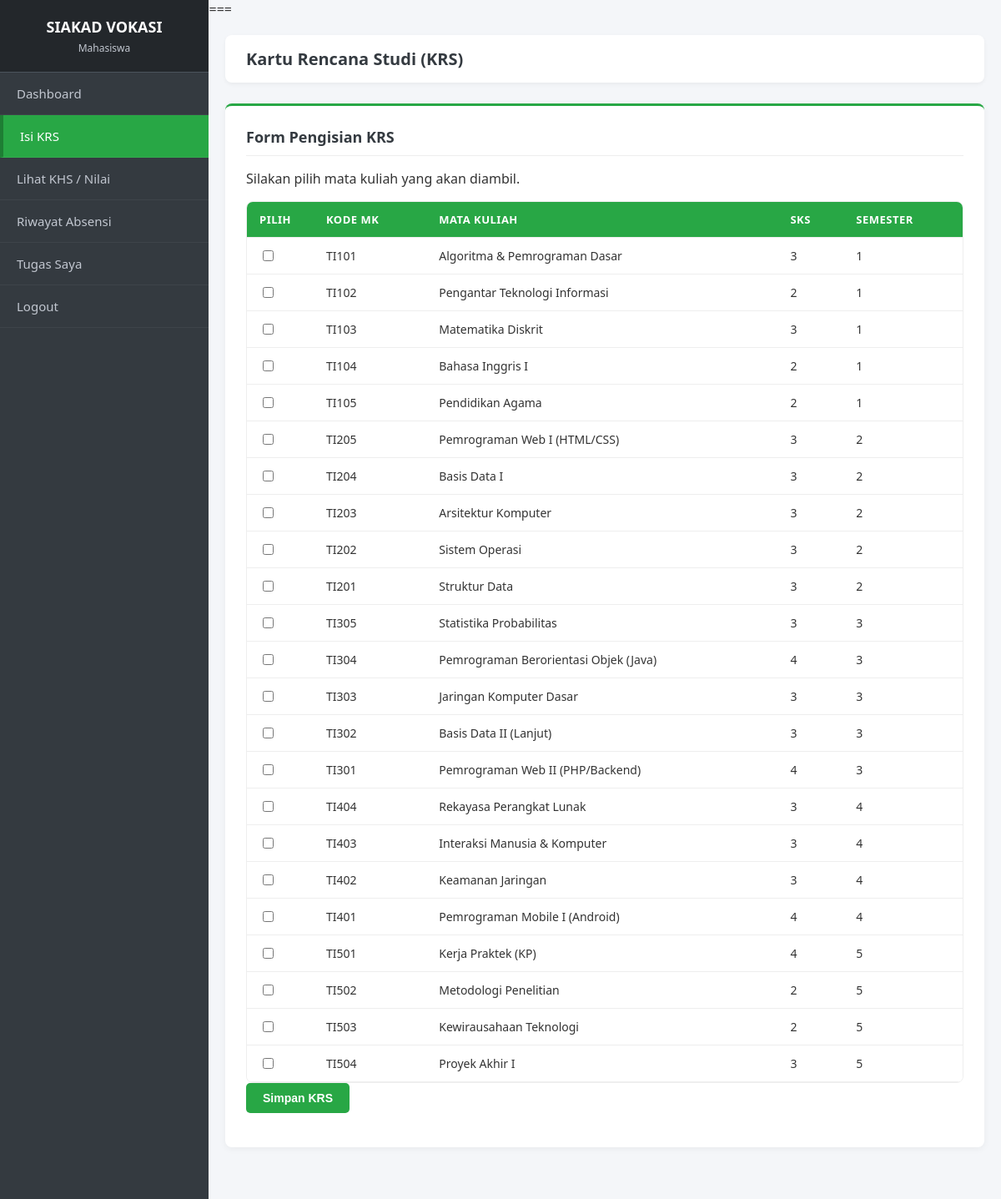
The page /mahasiswa/krs.php (signed in) on the database its author committed.
### tables this page shows
CREATE TABLE `mata_kuliah` (
  `id` int(11) NOT NULL AUTO_INCREMENT,
  `kode_mk` varchar(10) NOT NULL UNIQUE,
  `nama_mk` varchar(100) NOT NULL,
  `sks` int(11) NOT NULL,
  `semester` int(11) DEFAULT NULL,
  `prodi_id` int(11) DEFAULT NULL,
  PRIMARY KEY (`id`),
  KEY `prodi_id` (`prodi_id`),
  CONSTRAINT `mata_kuliah_ibfk_1` FOREIGN KEY (`prodi_id`) REFERENCES `prodi` (`id`)
);

### mahasiswa/krs.php (the view, shortened to what this page needs)
<?php
$user_id = $_SESSION['user_id'];
$query_mhs = mysqli_query($koneksi, "SELECT * FROM mahasiswa WHERE user_id = '$user_id'");
$mhs = mysqli_fetch_assoc($query_mhs);
$nim = $mhs['nim'];
$cek_krs = mysqli_query($koneksi, "SELECT * FROM krs WHERE mahasiswa_nim = '$nim' AND semester = 3");
$data_krs = mysqli_fetch_assoc($cek_krs);
$sudah_krs = mysqli_num_rows($cek_krs) > 0;
?>
<!DOCTYPE html>
<html lang="id">
<head>
    <link rel="stylesheet" href="http://localhost/projectSiakad_Kel2/style.css">
</head>
<body>
<div class="dashboard-container">
    <div class="sidebar">
        <div class="sidebar-header">
            <h3>SIAKAD VOKASI</h3>
            <small>Mahasiswa</small>
        </div>
        <ul class="sidebar-menu">
            <li><a href="../dashboard/dashboard_mahasiswa.php">Dashboard</a></li>
            <li><a href="krs.php" class="active">Isi KRS</a></li>
            <li><a href="nilai.php">Lihat KHS / Nilai</a></li>
            <li><a href="absensi.php">Riwayat Absensi</a></li>
            <li><a href="tugas.php">Tugas Saya</a></li>
            <li><a href="../auth/logout.php">Logout</a></li>
        </ul>
    </div>
    <div class="main-content">
        <div class="header">
            <h2>Kartu Rencana Studi (KRS)</h2>
        </div>
        <?php if ($sudah_krs): ?>
            <div class="card">
                <h3>Status KRS: <span class="badge badge-warning"><?= strtoupper($data_krs['status']) ?></span></h3>
                <p>Anda sudah mengisi KRS untuk semester ini.</p>
                <div class="table-responsive">
                    <table class="table">
                        <thead>
                            <tr>
                                <th>Kode MK</th>
                                <th>Mata Kuliah</th>
                                <th>SKS</th>
                            </tr>
                        </thead>
                        <tbody>
                            <?php
                            $id_krs = $data_krs['id'];
                            $q_detail = mysqli_query($koneksi, "SELECT mk.* FROM krs_detail kd
                                                               JOIN mata_kuliah mk ON kd.mata_kuliah_id = mk.id
                                                               WHERE kd.krs_id = '$id_krs'");
                            $total_sks = 0;
                            while($row = mysqli_fetch_assoc($q_detail)):
                                $total_sks += $row['sks'];
                            ?>
                            <tr>
                                <td><?= $row['kode_mk'] ?></td>
                                <td><?= $row['nama_mk'] ?></td>
                                <td><?= $row['sks'] ?></td>
                            </tr>
                            <?php endwhile; ?>
                            <tr>
                                <td colspan="2"><strong>Total SKS</strong></td>
                                <td><strong><?= $total_sks ?></strong></td>
                            </tr>
                        </tbody>
                    </table>
                </div>
            </div>
        <?php else: ?>
            <div class="card">
                <h3>Form Pengisian KRS</h3>
                <p>Silakan pilih mata kuliah yang akan diambil.</p>
                <form action="" method="POST">
                    <div class="table-responsive">
                        <table class="table">
                            <thead>
                                <tr>
                                    <th width="50">Pilih</th>
                                    <th>Kode MK</th>
                                    <th>Mata Kuliah</th>
                                    <th>SKS</th>
                                    <th>Semester</th>
                                </tr>
                            </thead>
                            <tbody>
                                <?php
                                $q_mk = mysqli_query($koneksi, "SELECT * FROM mata_kuliah ORDER BY semester ASC");
                                while($mk = mysqli_fetch_assoc($q_mk)):
                                ?>
                                <tr>
                                    <td><input type="checkbox" name="mk[]" value="<?= $mk['id'] ?>"></td>
                                    <td><?= $mk['kode_mk'] ?></td>
                                    <td><?= $mk['nama_mk'] ?></td>
                                    <td><?= $mk['sks'] ?></td>
                                    <td><?= $mk['semester'] ?></td>
                                </tr>
                                <?php endwhile; ?>
                            </tbody>
                        </table>
                    </div>
                    <button type="submit" name="simpan_krs" class="btn-submit">Simpan KRS</button>
                </form>
            </div>
        <?php endif; ?>
    </div>
</div>
</body>
</html>

### style.css (style rules this page uses)
:root { --primary: #28a745; --primary-dark: #218838; --secondary: #6c757d; --light: #f8f9fa; --dark: #343a40; --danger: #dc3545; --warning: #ffc107; --sidebar-width: 250px; }
body { font-family: 'Segoe UI', Tahoma, Geneva, Verdana, sans-serif; background-color: #f4f6f9; margin: 0; padding: 0; color: #333; }
h2, h3 { margin-top: 0; font-weight: 600; }
.dashboard-container { display: flex; min-height: 100vh; }
.sidebar { width: var(--sidebar-width); background-color: var(--dark); color: white; position: fixed; height: 100%; top: 0; left: 0; overflow-y: auto; z-index: 1000; }
.sidebar-header { padding: 20px; text-align: center; background-color: #23272b; border-bottom: 1px solid #4b545c; }
.sidebar-header h3 { margin: 0; font-size: 18px; color: #fff; }
.sidebar-header small { color: #c2c7d0; display: block; margin-top: 5px; font-size: 12px; }
.sidebar-menu { list-style: none; padding: 0; margin: 0; }
.sidebar-menu li a { display: block; padding: 15px 20px; color: #c2c7d0; text-decoration: none; border-bottom: 1px solid rgba(255,255,255,0.05); transition: 0.3s; font-size: 15px; }
.sidebar-menu li a.active { background-color: var(--primary); color: white; border-left: 4px solid #1e7e34; }
.main-content { margin-left: var(--sidebar-width); width: calc(100% - var(--sidebar-width)); padding: 20px; box-sizing: border-box; }
.header { background: white; padding: 15px 25px; border-radius: 8px; box-shadow: 0 2px 5px rgba(0,0,0,0.05); display: flex; justify-content: space-between; align-items: center; margin-bottom: 25px; }
.header h2 { margin: 0; font-size: 20px; color: var(--dark); }
.card { background: white; padding: 25px; border-radius: 8px; box-shadow: 0 2px 8px rgba(0,0,0,0.05); margin-bottom: 20px; border-top: 3px solid var(--primary); }
.card h3 { margin-top: 0; color: var(--dark); font-size: 18px; border-bottom: 1px solid #eee; padding-bottom: 10px; margin-bottom: 15px; }
.btn-submit, .btn-login { background-color: var(--primary); color: white; padding: 10px 20px; border: none; border-radius: 5px; cursor: pointer; font-size: 14px; font-weight: 600; transition: background 0.3s; }
.table-responsive { overflow-x: auto; border-radius: 8px; border: 1px solid #eee; }
.table { width: 100%; border-collapse: collapse; background: white; }
.table th, .table td { padding: 12px 15px; text-align: left; border-bottom: 1px solid #eee; font-size: 14px; }
.table th { background-color: var(--primary); color: white; text-transform: uppercase; font-size: 13px; font-weight: 600; letter-spacing: 0.5px; }

### rows shown on the page
mata_kuliah: kode_mk "TI101", nama_mk "Algoritma & Pemrograman Dasar", sks "3", semester "1"
mata_kuliah: kode_mk "TI102", nama_mk "Pengantar Teknologi Informasi", sks "2", semester "1"
mata_kuliah: kode_mk "TI103", nama_mk "Matematika Diskrit", sks "3", semester "1"
mata_kuliah: kode_mk "TI104", nama_mk "Bahasa Inggris I", sks "2", semester "1"
mata_kuliah: kode_mk "TI105", nama_mk "Pendidikan Agama", sks "2", semester "1"
mata_kuliah: kode_mk "TI205", nama_mk "Pemrograman Web I (HTML/CSS)", sks "3", semester "2"
mata_kuliah: kode_mk "TI204", nama_mk "Basis Data I", sks "3", semester "2"
mata_kuliah: kode_mk "TI203", nama_mk "Arsitektur Komputer", sks "3", semester "2"
mata_kuliah: kode_mk "TI202", nama_mk "Sistem Operasi", sks "3", semester "2"
mata_kuliah: kode_mk "TI201", nama_mk "Struktur Data", sks "3", semester "2"
mata_kuliah: kode_mk "TI305", nama_mk "Statistika Probabilitas", sks "3", semester "3"
mata_kuliah: kode_mk "TI304", nama_mk "Pemrograman Berorientasi Objek (Java)", sks "4", semester "3"
mata_kuliah: kode_mk "TI303", nama_mk "Jaringan Komputer Dasar", sks "3", semester "3"
mata_kuliah: kode_mk "TI302", nama_mk "Basis Data II (Lanjut)", sks "3", semester "3"
mata_kuliah: kode_mk "TI301", nama_mk "Pemrograman Web II (PHP/Backend)", sks "4", semester "3"
mata_kuliah: kode_mk "TI404", nama_mk "Rekayasa Perangkat Lunak", sks "3", semester "4"
mata_kuliah: kode_mk "TI403", nama_mk "Interaksi Manusia & Komputer", sks "3", semester "4"
mata_kuliah: kode_mk "TI402", nama_mk "Keamanan Jaringan", sks "3", semester "4"
mata_kuliah: kode_mk "TI401", nama_mk "Pemrograman Mobile I (Android)", sks "4", semester "4"
mata_kuliah: kode_mk "TI501", nama_mk "Kerja Praktek (KP)", sks "4", semester "5"
mata_kuliah: kode_mk "TI502", nama_mk "Metodologi Penelitian", sks "2", semester "5"
mata_kuliah: kode_mk "TI503", nama_mk "Kewirausahaan Teknologi", sks "2", semester "5"
mata_kuliah: kode_mk "TI504", nama_mk "Proyek Akhir I", sks "3", semester "5"
